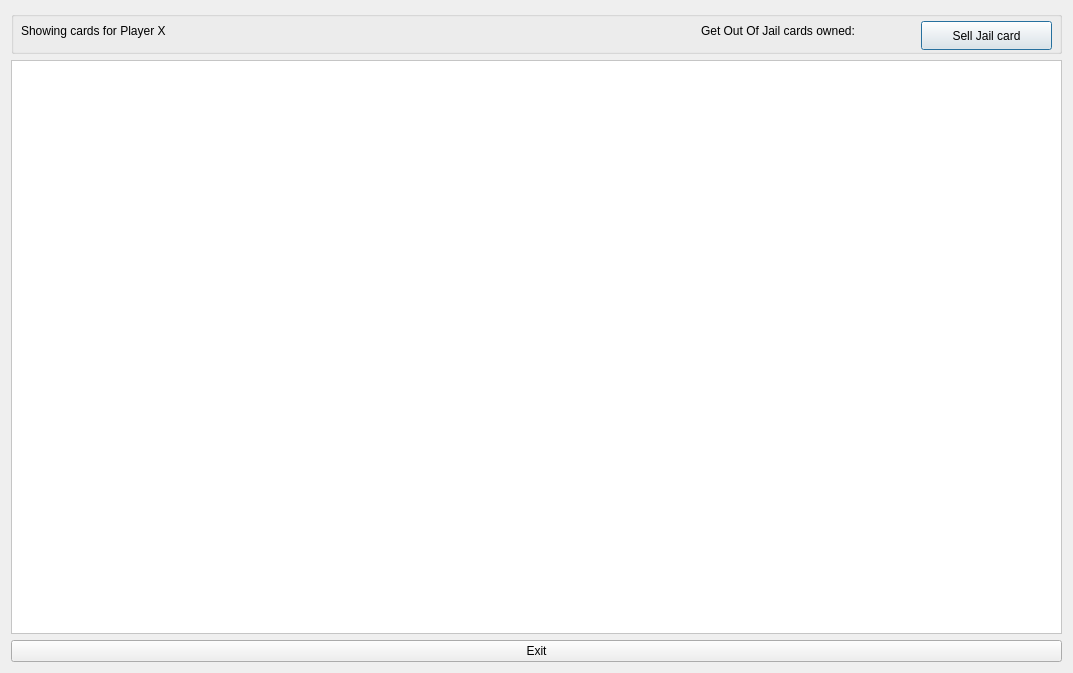
<?xml version="1.0" encoding="UTF-8"?>
<ui version="4.0">
 <class>CardListWindow</class>
 <widget class="QDialog" name="CardListWindow">
  <property name="geometry">
   <rect>
    <x>0</x>
    <y>0</y>
    <width>1073</width>
    <height>673</height>
   </rect>
  </property>
  <property name="windowTitle">
   <string>Dialog</string>
  </property>
  <layout class="QVBoxLayout" name="verticalLayout">
   <item>
    <widget class="QGroupBox" name="groupBox">
     <property name="minimumSize">
      <size>
       <width>1051</width>
       <height>43</height>
      </size>
     </property>
     <property name="title">
      <string/>
     </property>
     <widget class="QLabel" name="PlayerInfo">
      <property name="geometry">
       <rect>
        <x>10</x>
        <y>10</y>
        <width>211</width>
        <height>20</height>
       </rect>
      </property>
      <property name="text">
       <string>&lt;html&gt;&lt;head/&gt;&lt;body&gt;&lt;p&gt;Showing cards for Player X&lt;/p&gt;&lt;/body&gt;&lt;/html&gt;</string>
      </property>
     </widget>
     <widget class="QLabel" name="jailCardLabel">
      <property name="geometry">
       <rect>
        <x>690</x>
        <y>10</y>
        <width>281</width>
        <height>20</height>
       </rect>
      </property>
      <property name="text">
       <string>Get Out Of Jail cards owned:</string>
      </property>
     </widget>
     <widget class="QPushButton" name="sellJailCard">
      <property name="geometry">
       <rect>
        <x>910</x>
        <y>10</y>
        <width>131</width>
        <height>29</height>
       </rect>
      </property>
      <property name="text">
       <string>Sell Jail card</string>
      </property>
     </widget>
    </widget>
   </item>
   <item>
    <widget class="QScrollArea" name="CardListScrollArea">
     <property name="styleSheet">
      <string notr="true">background-color: rgb(255, 255, 255);</string>
     </property>
     <property name="widgetResizable">
      <bool>true</bool>
     </property>
     <widget class="QWidget" name="scrollAreaWidgetContents">
      <property name="geometry">
       <rect>
        <x>0</x>
        <y>0</y>
        <width>1049</width>
        <height>563</height>
       </rect>
      </property>
      <property name="maximumSize">
       <size>
        <width>1049</width>
        <height>16777215</height>
       </size>
      </property>
     </widget>
    </widget>
   </item>
   <item>
    <widget class="QPushButton" name="ExitButton">
     <property name="text">
      <string>Exit</string>
     </property>
    </widget>
   </item>
  </layout>
 </widget>
 <resources/>
 <connections/>
</ui>
